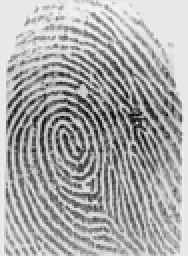
%> input picture ED_3_6_originale.png, 94 x 128 px, shrunk from 248 x 338 before the run (shown 2 times larger)
$ octave biometrie.m   (GNU Octave 9; MATLAB toolbox functions it lacks are replaced by stand-ins)
%> lines starting %> are read from the running program, lines starting %| are printed output that depends on the picture; in (x1, y1, x2, y2) boxes, pixels count from 0 and x2, y2 are one past the last pixel; in counts of white or black regions, pixels touching at a corner belong together; the program's own positions count from 1
clear all;
close all;

img=imread("/home/redouane/Documents/L3/S6/TIA/TD/ED_3_6_originale.png");
%> img is the input picture: size 128x94x3 uint8; min 6, max 249, mean 169.5
imshow(img);
colorbar();

sizeImg = size(img);
%> sizeImg = [128 94 3]
NL=sizeImg(1,1);
%> NL = 128
NC=sizeImg(1,2);
%> NC = 94

tab=zeros(2,256); %tab de niveaux de gris
tab(1,1:256)=0:255;

%remplissage tab niveaux de gris
%et affichage de l'histogramme
for y=1:NL
    for x= 1:NC
        val=img(y,x);
        tab(2,val+1)=tab(2,val+1)+1;
    end
end
%> after the loop, tab = 256 columns, first 8: [0 1 2 3 4 5 6 7; 0 0 0 0 0 0 1 1]

ticktab=zeros(1,25);

for i=1:25
    ticktab(1, i)=10*i;
end

figure(2);
plot(tab(1, 1:256),tab(2, 1:256));
set(gca,'XTick',ticktab(1, 1:25));
xlim([0, 255]);
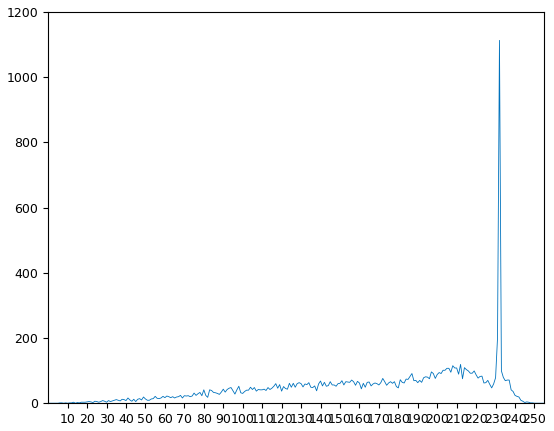
%> figure redrawn from the program's plot data; curve peaks at x = 232, y = 1113
%seuillage de l'img
figure(3);
imgSeuil=img;
for y=1:NL
    for x= 1:NC
        val=imgSeuil(y,x);
        if(val<30)
            imgSeuil(y,x)=0;
        else
            imgSeuil(y,x)=255;
        end
    end
end
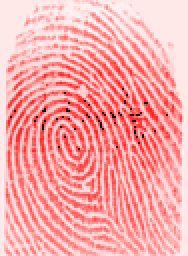
%> imgSeuil: size 128x94x3 uint8 (shown 2 times larger); mean R, G, B 253.6, 169.5, 169.5
imgSeuil=~imgSeuil;%inversion pour lignes blanches
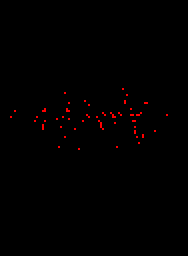
%> imgSeuil: size 128x94x3 logical (shown 2 times larger); mean R, G, B 0.00565, 0, 0
imshow(imgSeuil);

%squelettisation: cf Zhang Suen algorithm sur rosetta code
%%%--------------

stopCond = 1;

%while (stopCond>0)
elapsed_time = 0;

for i=1:10
  tic = clock();
  stopCond = 0;

  ap1 = 0;
  bp1 = 0;
  tabPixel = []; %zeros(2, NL*NC);
  %tmp = 1;
  for x=2:NL-1
      for y= 2:NC-1
        p1 = imgSeuil(x,y);  %les voisins du pixel
        p2 = imgSeuil(x-1, y);
        p3 = imgSeuil(x-1, y+1);
        p4 = imgSeuil(x, y+1);
        p5 = imgSeuil(x+1, y+1);
        p6 = imgSeuil(x+1, y);
        p7 = imgSeuil(x+1, y-1);
        p8 = imgSeuil(x, y-1);
        p9 = imgSeuil(x-1, y-1);

        tabNeighbour = [p2, p3, p4, p5, p6, p7, p8, p9];
        tmpTabl = diff([tabNeighbour, p2]);
        tmpTabl = max(tmpTabl, 0);

        ap1 = sum(tmpTabl);
        bp1 = sum(tabNeighbour);

        if((p1==1)&&(bp1>=2)&&(bp1<=6)&&(ap1==1)&&
          ((p2==0)||(p4==0)||(p6==0))&&
          ((p4==0)||(p6==0)||(p8==0)))
            tabPixel = [tabPixel,[x; y]];
            stopCond += 1;
          endif
      endfor
  endfor

  for i=2:columns(tabPixel)
    imgSeuil(tabPixel(1, i), tabPixel(2, i)) = 0;
  endfor

  ap1 = 0;
  bp1 = 0;
  tabPixel = [];

  for x=2:NL-1
      for y= 2:NC-1
        p1 = imgSeuil(x,y);
        p2 = imgSeuil(x-1, y);
        p3 = imgSeuil(x-1, y+1);
        p4 = imgSeuil(x, y+1);
        p5 = imgSeuil(x+1, y+1);
        p6 = imgSeuil(x+1, y);
        p7 = imgSeuil(x+1, y-1);
        p8 = imgSeuil(x, y-1);
        p9 = imgSeuil(x-1, y-1);
        tabNeighbour = [p2, p3, p4, p5, p6, p7, p8, p9];
        ap1 = sum(diff([tabNeighbour, p2]));
        bp1=sum(tabNeighbour);
          if((p1==1)&&(bp1>=2)&&(bp1<=6)&&(ap1==1)&&
          ((p2==0)||(p4==0)||(p8==0))&&
          ((p2==0)||(p6==0)||(p8==0)))
            tabPixel=[tabPixel, x; y];
            stopCond += 1;
          endif
      endfor
  endfor

  for i=1:columns(tabPixel)
    imgSeuil(tabPixel(1, i), tabPixel(2, i))=0;
  endfor
  toc = clock();
  elapsed_time += etime(toc, tic);

%endwhile
endfor
%> imgSeuil: size 128x94x3 logical; 0.03% of pixels changed, all inside (x1, y1, x2, y2) = (21, 54, 58, 59)
%> after the loop, elapsed_time = 8.64
disp(elapsed_time/10);%mean exec time for 10 iter
%| 0.8642

figure(4);
imshow(imgSeuil);

%%%-------------

##tabSquel=zeros(1,10);
##hold on;
##for y=2:NL-1
##        for x= 2:NC-1
##            % on utilise ces valeurs pour ne pas acceder aux bords de l'image
##            %Pixel1 (P1) correspond à imgSeuil(y,x), c'est le pixel du milieu et on etudie ses voisins
##            A=0;%nombre de transi de 0 à 1
##            B=0;%nombre de voisins
##
##            tabSquel(1,2)=imgSeuil(y,x);%p1
##            tabSquel(1,2)=imgSeuil(y-1,x);%p2
##            tabSquel(1,3)=imgSeuil(y-1,x+1);%p3
##            tabSquel(1,4)=imgSeuil(y,x+1);%p4
##            tabSquel(1,5)=imgSeuil(y+1,x+1);%p5
##            tabSquel(1,6)=imgSeuil(y+1,x);%p6
##            tabSquel(1,7)=imgSeuil(y+1,x-1);%p7
##            tabSquel(1,8)=imgSeuil(y,x-1);%p8
##            tabSquel(1,9)=imgSeuil(y-1,x-1);%p9
##            tabSquel(1,10)=imgSeuil(y-1,x);
##
##
##sum = (0.5*(abs(tabSquel(1,6)-tabSquel(1,1)) + abs(tabSquel(1,7)-tabSquel(1,6)) + abs(tabSquel(1,8)-tabSquel(1,7)) + abs(tabSquel(1,9)-tabSquel(1,8)) + abs(tabSquel(1,2)-tabSquel(1,9)) + abs(tabSquel(1,3)-tabSquel(1,2)) + abs(tabSquel(1,4)-tabSquel(1,3)) + abs(tabSquel(1,5)-tabSquel(1,4))));
##          if(sum==3)
##              plot(y,x, "ro-");
##          end
##    end
##end
%imshow(imgSeuil);
